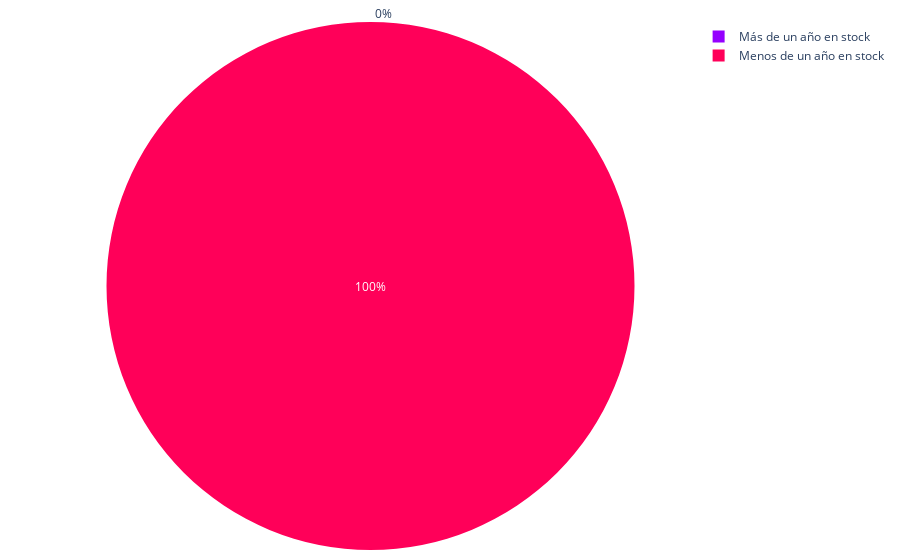

Notebook cell for this chart:
### Code cell
labels = riesgo_stock['stock']
values = riesgo_stock['casas']
colores = ['#9500ff', '#ff0059']
# Crear el gráfico de pastel
fig = go.Figure(data=[go.Pie(
    labels=labels, 
    values=values, 
    sort=False,    
    marker=dict(colors=colores,)
)])
fig.update_layout(margin=dict(l=10, r=10, t=10, b=10),)
# Exportar gráfica como archivo HTML
def guardar_grafico_como_html(fig, nombre_archivo, carpeta='assets\graficas'):
    # Crear la carpeta si no existe
    if not os.path.exists(carpeta):
        os.makedirs(carpeta)
    # Gráfica como archivo HTML en la carpeta especificada
    pio.write_html(fig, f'{carpeta}/{nombre_archivo}.html')
guardar_grafico_como_html(fig, 'g_pie_riesgo', carpeta='assets\graficas')
fig.show()

### Figure 1 — Plotly figure (JSON) as saved in the notebook; plotly's stock layout.template omitted (floating-point values rounded to 4 significant figures)
{"data": [{"labels": ["Más de un año en stock", "Menos de un año en stock"], "marker": {"colors": ["#9500ff", "#ff0059"]}, "sort": false, "type": "pie", "values": [0, 87]}], "layout": {"margin": {"b": 10, "l": 10, "r": 10, "t": 10}}}
